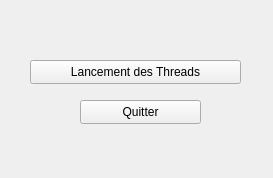
<?xml version="1.0" encoding="UTF-8"?>
<ui version="4.0">
 <class>Widget</class>
 <widget class="QWidget" name="Widget">
  <property name="geometry">
   <rect>
    <x>0</x>
    <y>0</y>
    <width>273</width>
    <height>178</height>
   </rect>
  </property>
  <property name="windowTitle">
   <string>Widget</string>
  </property>
  <widget class="QPushButton" name="pushButton">
   <property name="geometry">
    <rect>
     <x>30</x>
     <y>60</y>
     <width>211</width>
     <height>24</height>
    </rect>
   </property>
   <property name="text">
    <string>Lancement des Threads</string>
   </property>
  </widget>
  <widget class="QPushButton" name="pushButton_2">
   <property name="geometry">
    <rect>
     <x>80</x>
     <y>100</y>
     <width>121</width>
     <height>24</height>
    </rect>
   </property>
   <property name="text">
    <string>Quitter</string>
   </property>
  </widget>
 </widget>
 <resources/>
 <connections>
  <connection>
   <sender>pushButton_2</sender>
   <signal>clicked()</signal>
   <receiver>Widget</receiver>
   <slot>close()</slot>
   <hints>
    <hint type="sourcelabel">
     <x>321</x>
     <y>108</y>
    </hint>
    <hint type="destinationlabel">
     <x>215</x>
     <y>124</y>
    </hint>
   </hints>
  </connection>
 </connections>
</ui>
